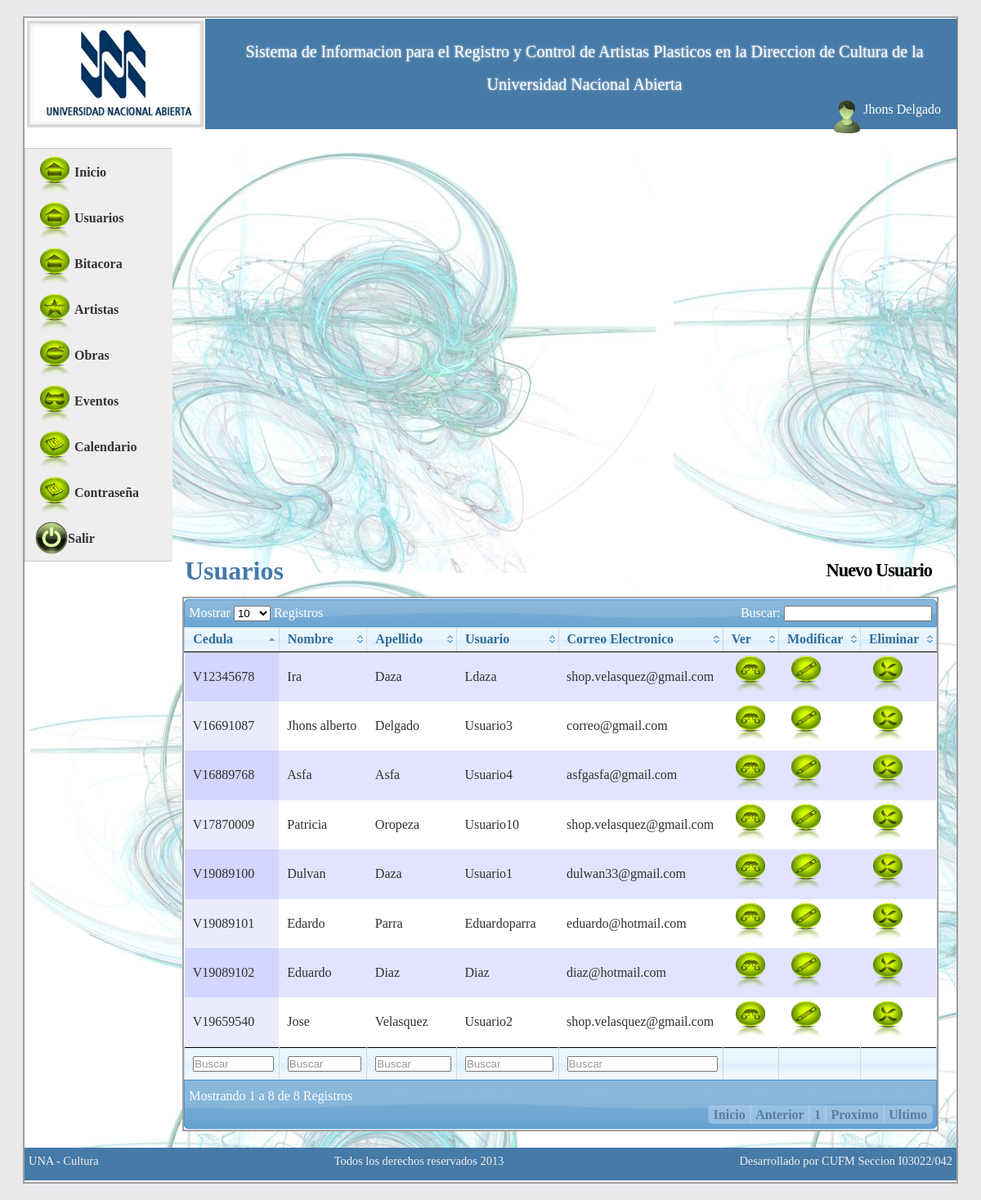
Page /sistema/controller/consulta_usuarios.php (signed in) on the committed database.
### tables this page shows
CREATE TABLE IF NOT EXISTS `usuarios` (
  `id_usuarios` int(11) NOT NULL AUTO_INCREMENT,
  `usuario` varchar(50) NOT NULL,
  `clave` text NOT NULL,
  `estatus` int(1) NOT NULL,
  `usuario_reg` int(11) NOT NULL,
  `fecha_reg` date NOT NULL,
  `hora_reg` time NOT NULL,
  `usuario_mod` int(11) NOT NULL,
  `fecha_mod` date NOT NULL,
  `hora_mod` time NOT NULL,
  `intentos` int(11) NOT NULL,
  `tipo` varchar(10) NOT NULL,
  `nombre` varchar(100) NOT NULL,
  `apellido` varchar(100) NOT NULL,
  `tipo_cedula` varchar(1) NOT NULL,
  `num_cedula` int(11) NOT NULL,
  `email` varchar(100) DEFAULT NULL,
  `telefono` varchar(11) DEFAULT NULL,
  `cambioclave` varchar(1) NOT NULL DEFAULT 's',
  `session` int(11) NOT NULL DEFAULT '0',
  PRIMARY KEY (`id_usuarios`),
  UNIQUE KEY `usuario` (`usuario`),
  KEY `estatus` (`estatus`)
);

### sistema/controller/consulta_usuarios.php (called while the page is built, shortened)
<?php
include '../model/index.php';
$usuario = new Usuarios();
$consulta = $usuario->listadousuarios();
include '../web/layout/index.php';
?>

### sistema/model/BDculturaconexion.php (called while the page is built, shortened)
<?php
class BDculturaconexion {
    private $conexion;
    public function conectar() {
        if (!isset($this->conexion)) {
            $this->conexion = (mysql_connect("localhost", "root", "12345678")) or die(mysql_error());
        }
    }
    public function ejecutarsql($sql) {
        $resultado = mysql_query($sql, $this->conexion);
        return $resultado;
    }
}
?>

### sistema/model/Usuarios.php (called while the page is built, shortened)
<?php
class Usuarios extends BDculturaconexion {
    public function listadousuarios() {
        $sql = "Select * from usuarios where tipo = 'user'";
        $consulta = $this->ejecutarsql($sql);
        return $consulta;
    }
    public function detalle($id) {
        $sql = "Select * from usuarios WHERE id_usuarios = '$id'";
        $consulta = $this->ejecutarsql($sql);
        return $consulta;
    }
    public function detalle2($id) {
        $sql = "select * from usuarios WHERE id_usuarios = '$id'";
        $consulta = $this->ejecutarsql($sql);
        $consulta = mysql_fetch_array($consulta);
        return $consulta;
    }
}
?>

### sistema/model/index.php (called while the page is built, shortened)
<?php
include '../model/BDculturaconexion.php';
include '../model/Usuarios.php';
if ($_SESSION['usuario'] != '') {
    $id_user = $_SESSION['usuario'];
    $valida = new Usuarios();
    $datos = $valida->detalle2($id_user);
}
?>

### sistema/views/usuario/index.php (the view, shortened to what this page needs)
<div>
    <div style="float: left;margin-left: 25px;"><h1 style="color: #467aa7;">Usuarios</h1></div>
    <div style="float: right; margin-right: 30px;"><h3><a href="usuario.php">Nuevo Usuario</a></h3></div>
</div>
<br />
<div id="container">
    <div id="demo">
        <table cellpadding="0" cellspacing="0" border="0" class="display" id="example">
            <thead>
                <tr>
                    <th>Cedula</th>
                    <th>Nombre</th>
                    <th>Apellido</th>
                    <th>Usuario</th>
                    <th>Correo Electronico</th>
                    <th>Ver</th>
                    <?php if ($_SESSION['tipo'] == 'admin') { ?>
                        <th>Modificar</th>
                        <th>Eliminar</th>
                    <?php } ?>
                </tr>
            </thead>
            <tbody>
                <?php
                while ($lista = mysql_fetch_array($consulta)) {
                    ?>
                    <tr>
                        <td><?php echo ucwords($lista['tipo_cedula']) . $lista['num_cedula']; ?></td>
                        <td><?php echo ucfirst($lista['nombre']); ?></td>
                        <td><?php echo ucfirst($lista['apellido']); ?></td>
                        <td><?php echo ucfirst($lista['usuario']); ?></td>
                        <td><?php echo $lista['email']; ?></td>
                <td><a href="detalle_usuario.php?id=<?php echo $lista['id_usuarios']; ?>" >
                        <img src="../web/image/buscar.png" width="48px" height="48px" style="text-align: center;" />
                    </a></td>
                <?php if ($_SESSION['tipo'] == 'admin') { ?>
                    <td><a href="usuarioeditar.php?id=<?php echo $lista['id_usuarios']; ?>" >
                            <img src="../web/image/editar.png" width="48px" height="48px" style="text-align: center;" />
                        </a></td>
                    <td><a href="eliminar_usuario.php?id=<?php echo $lista['id_usuarios']; ?>" >
                            <img src="../web/image/eliminar.png" width="48px" height="48px" style="text-align: center;" />
                        </a></td>
                <?php } ?>
                </tr>
                <?php
            }
            ?>
            </tbody>
            <tfoot>
                <tr>
                    <th><input type="text" name="search_tp_cedula" value="Buscar" class="search_init" /></th>
                    <th><input type="text" name="search_nombre" value="Buscar" class="search_init" /></th>
                    <th><input type="text" name="search_apellido" value="Buscar" class="search_init" /></th>
                    <th><input type="text" name="search_estados" value="Buscar" class="search_init" /></th>
                    <th><input type="text" name="search_correo" value="Buscar" class="search_init" /></th>
                    <th></th>
                    <?php if ($_SESSION['tipo'] == 'admin') { ?>
                        <th></th>
                        <th></th>
                        <?php
                    }
                    ?>
                </tr>
            </tfoot>
        </table>
    </div>
</div>

### sistema/web/layout/index.php (shortened to what this page needs)
<!DOCTYPE HTML PUBLIC "-//W3C//DTD HTML 4.01//EN" "http://www.w3.org/TR/html4/strict.dtd">
<html>
    <head>
        <link rel="stylesheet" type="text/css" href="../web/css/style_plantilla.css" />
        <link rel="stylesheet" type="text/css" href="../web/css/colores_validacion.css" />
        <link rel="stylesheet" type="text/css" href="../web/css/jquery/jquery-ui-1.10.3.custom.css" />
    </head>
    <body>
        <div id="container" style="min-width: 900px; min-height: 580px" >
            <?php
            include '../web/layout/header.php';
            ?>
            <br />
            <div id="content" style="background-image: url(../web/image/fondo.JPG)">
                <div class="splitcontentleft">
                    <?php
                    if ($datos['cambioclave'] == 's') {
                    }
                    else {
                            include '../web/layout/menu.php';
                    }
                    ?>
                </div>
                <div class="splitcontentright">
<?php
include $ruta;
?>
                </div>
            </div>
<?php
include '../web/layout/footer.php';
?>
        </div>
    </body>
</html>

### sistema/web/layout/header.php
<div id="header">
    <div style="width: 20%; float: left">
        <img src="../web/image/logo.png" alt="logo" />
    </div>
    <div style="width: 80%; float: right;">
        <p style="font-size: 20px; line-height: 40px; text-align: center; margin-left: 30px; margin-right: 30px; margin-top: 20px; text-shadow: 0px 0px 3px #F2F2F2;" >
            Sistema de Informacion para el Registro y Control de Artistas Plasticos en la Direccion de Cultura de la Universidad Nacional Abierta
        </p>
 <?php
        if ($_SESSION['usuario'] != '') {
            ?>
    <div style="color: #FFF; font-size: 16px; width: 200px; float: right; margin-right: 20px;" >
        <?php
        $id = @$_SESSION['usuario'];
        $user = new Usuarios();
        $usuario = $user->detalle($id);
        $usuario = mysql_fetch_array($usuario);
        ?>
        <div style="float: right;">
        <p style="float: right;"> <span style="margin-top: 1px;"><?php echo ucfirst($usuario['nombre']) . ' ' . ucfirst($usuario['apellido']); ?></span>   </p>
           </div>
        <div style="float: right;" ><img src="../web/css/images/usuario.png" width="40" /></div>
    </div>
        <?php } ?>
    </div>
</div>

### sistema/web/layout/menu.php (shortened to what this page needs)
<?php if (isset($_SESSION['usuario'])) { ?>
    <link href="../web/css/SpryAssets/SpryMenuBarVertical.css" rel="stylesheet" type="text/css" />
    <ul id="MenuBar1" class="MenuBarVertical">
        <li><a href="index.php">
                <div style="margin-bottom: 40px;">
                    <img src="../web/image/home.png" width="48px" height="48px" style="float: left" />
                    <p  style="float: left; margin-top: 10px;" >Inicio</p>
                </div>
            </a>
        </li>
        <?php if ($_SESSION['tipo'] == 'admin') { ?>
        <li><a href="consulta_usuarios.php">
                <div style="margin-bottom: 40px;">
                    <img src="../web/image/home.png" width="48px" height="48px" style="float: left" />
                    <p  style="float: left; margin-top: 10px;" >Usuarios</p>
                </div>
            </a>
        </li>
          <?php } ?>
           <?php if ($_SESSION['tipo'] == 'admin') { ?>
        <li><a href="bitacora.php">
                <div style="margin-bottom: 40px;">
                    <img src="../web/image/home.png" width="48px" height="48px" style="float: left" />
                    <p  style="float: left; margin-top: 10px;" >Bitacora</p>
                </div>
            </a>
        </li>
          <?php } ?>
        <li><a href="consulta_artista.php">
                <div style="margin-bottom: 40px;">
                    <img src="../web/image/artista.png" width="48px" height="48px" style="float: left" />
                    <p  style="float: left; margin-top: 10px;" >Artistas</p>
                </div></a></li>
        <li><a href="consulta_obras.php"><div style="margin-bottom: 40px;">
                    <img src="../web/image/obras.png" width="48px" height="48px" style="float: left" />
                    <p  style="float: left; margin-top: 10px;" >Obras</p>
                </div></a></li>
        <li><a href="consulta_evento.php">
                <div style="margin-bottom: 40px;">
                    <img src="../web/image/evento.png" width="48px" height="48px" style="float: left" />
                    <p  style="float: left; margin-top: 10px;" >Eventos</p>
                </div></a>
        </li>
                <li><a href="agenda.php">
                <div style="margin-bottom: 40px;">
                    <img src="../web/image/calendario.png" width="48x" height="48px" style="float: left" />
                    <p  style="float: left; margin-top: 10px;" >Calendario</p>
                </div></a>
        </li>
                   <li><a href="cambioclave.php">
                <div style="margin-bottom: 40px;">
                    <img src="../web/image/calendario.png" width="48x" height="48px" style="float: left" />
                    <p  style="float: left; margin-top: 10px;" >Contraseña</p>
                </div></a>
        </li>
        <li><a href="salir.php">
                <div style="margin-bottom: 40px;">
                    <img src="../web/image/salida.png" width="40px" height="40px" style="float: left" />
                    <p  style="float: left; margin-top: 10px;" >Salir</p>
                </div></a>
        </li>
    </ul>
<?php } ?>

### sistema/web/layout/footer.php
<div id="footer">
		<div class="fcenter">
			<div class="fleft"><p>UNA - Cultura</p></div>
			<div class="fright"><p>Desarrollado por CUFM Seccion I03022/042</p></div>
			<div class="fcenter"><p>Todos los derechos reservados 2013</p></div>
		</div>
	</div>

### sistema/web/css/style_plantilla.css (style rules this page uses)
body { Tahoma,Arial,sans-serif;line-height:1.4em;text-align:center;color:#303030;background:#e8eaec }
* { margin:0;padding:0 }
.fleft { float:left }
.fright { float:right }
.fcenter { float:none;text-align:center }
a { color:#000;font-weight:bold;text-decoration:none;background-color:inherit }
a img { border:none }
#container { width:95%;margin:20px auto;padding:1px 0;text-align:left;background:#fff;color:#303030;border:2px solid #a0a0a0 }
#header { height:135px;width:100%;margin:0 1px 1px 1px;background:#467aa7;color:#fff }
#content { float:left;width:100%; }
#content h3 { margin:0 0 5px 0;font-size:1.4em;letter-spacing:-1px }
#footer { clear:both;width:100%; height: 30px; padding:5px 0;margin:1px auto;font-size:0.9em;color:#f0f0f0;background:#467aa7; bottom: 20px; }
#footer p { padding:0;margin:0 5px }
.splitcontentleft { float:left;width:180px }
.splitcontentright { float:right;width: 85%; }

### sistema/web/css/SpryAssets/SpryMenuBarVertical.css (style rules this page uses)
ul.MenuBarVertical { margin: 0; padding: 0; list-style-type: none; font-size: 100%; cursor: default; }
ul.MenuBarVertical li { margin: 0; padding: 0; list-style-type: none; font-size: 100%; position: relative; text-align: left; cursor: pointer; width: 180px; }
ul.MenuBarVertical { border: 1px solid #CCC; }
ul.MenuBarVertical a { display: block; cursor: pointer; background-color: #EEE; padding: 0.5em 0.75em; color: #333; text-decoration: none; }

### sistema/web/css/datatable/demo_table.css (style rules this page uses)
table.display { margin: 0 auto; clear: both; width: 100%; }
table.display thead th { padding: 3px 18px 3px 10px; border-bottom: 1px solid black; font-weight: bold; cursor: pointer; * cursor: hand; }
table.display tfoot th { padding: 3px 18px 3px 10px; border-top: 1px solid black; font-weight: bold; }
table.display td { padding: 3px 10px; }
tr.odd { background-color: #E2E4FF; }
tr.even { background-color: white; }
tfoot input { margin: 0.5em 0; width: 100%; color: #444; }
tfoot input.search_init { color: #999; }
tr.odd td.sorting_1 { background-color: #D3D6FF; }
tr.even td.sorting_1 { background-color: #EAEBFF; }

### rows in the picture
usuarios: nombre "Jhons", apellido "Delgado"
usuarios: tipo_cedula "V", num_cedula "19089100", nombre "Dulvan", apellido "Daza", usuario "Usuario1", email "dulwan33@gmail.com"
usuarios: tipo_cedula "V", num_cedula "19659540", nombre "Jose", apellido "Velasquez", usuario "Usuario2", email "shop.velasquez@gmail.com"
usuarios: tipo_cedula "V", num_cedula "16691087", nombre "Jhons alberto", apellido "Delgado", usuario "Usuario3", email "correo@gmail.com"
usuarios: tipo_cedula "V", num_cedula "17870009", nombre "Patricia", apellido "Oropeza", usuario "Usuario10", email "shop.velasquez@gmail.com"
usuarios: tipo_cedula "V", num_cedula "16889768", nombre "Asfa", apellido "Asfa", usuario "Usuario4", email "asfgasfa@gmail.com"
usuarios: tipo_cedula "V", num_cedula "19089101", nombre "Edardo", apellido "Parra", usuario "Eduardoparra", email "eduardo@hotmail.com"
usuarios: tipo_cedula "V", num_cedula "19089102", nombre "Eduardo", apellido "Diaz", usuario "Diaz", email "diaz@hotmail.com"
usuarios: tipo_cedula "V", num_cedula "12345678", nombre "Ira", apellido "Daza", usuario "Ldaza", email "shop.velasquez@gmail.com"
